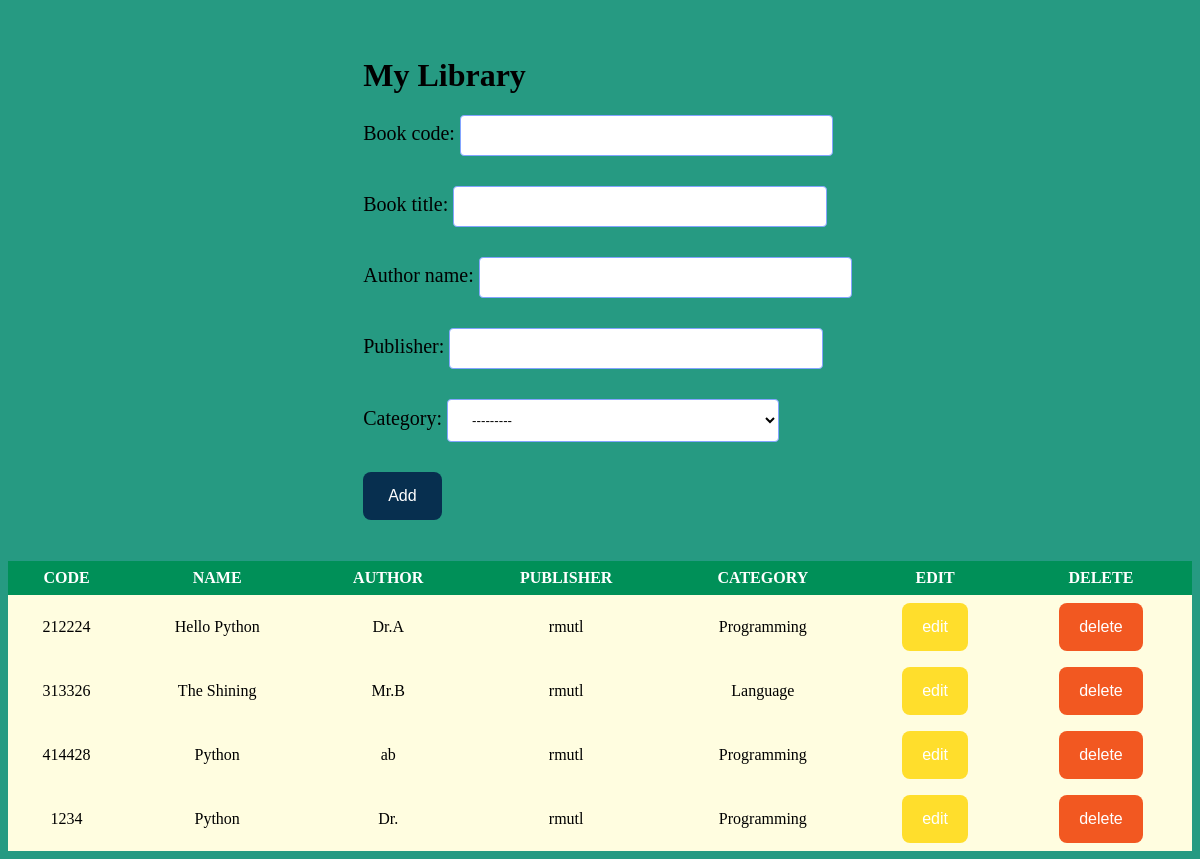
/home/, run on the app's committed database.
### book/models.py (models this page shows, shortened)
class Book(models.Model):
    book_code = models.CharField(max_length=10)
    book_title = models.CharField(max_length=500)
    author_name = models.CharField(max_length=255)
    publisher = models.CharField(max_length=255)
    category = models.ForeignKey(Category, on_delete=models.CASCADE)

class Category(models.Model):
    name = models.CharField(max_length=255)
    def __str__(self):
        return self.name

### book/views.py (the view)
# urls.py: 2. Add a URL to urlpatterns:  path('', views.home, name='home')
def home(request):
    book_list = Book.objects.all()
    form = TestForm()
    if request.method == 'POST':
        form = TestForm(request.POST)
        if form.is_valid():
            form.save()
        return redirect('/home/')
    return render(request, 'home.html', {'form1': form,'book_list': book_list})

### book/forms.py
class TestForm(forms.ModelForm):
    class Meta:
        model = Book
        fields = ('book_code','book_title', 'author_name', 'publisher', 'category')

### book/templates/home.html (shortened to what this page needs)
<!DOCTYPE html>
{% load staticfiles %}
<html lang="en" dir="ltr">
  <head>
    <link rel="stylesheet" href="{% static "style.css" %}">
  </head>
  {% block a %}
  <body style="background-color:#269a82">
    <h1 style="padding-top: 3%; padding-left: 30%">My Library</h1>
    <form method="post" style="font-size: 20px; padding-left: 30%">
      {{ form1.as_p }}
      <input type="submit" value="Add" id='button'><br><br>
    </form>
    <br>
    <table id="table">
      <th>CODE</th>
      <th>NAME</th>
      <th>AUTHOR</th>
      <th>PUBLISHER</th>
      <th>CATEGORY</th>
      <th>EDIT</th>
      <th>DELETE</th>
      {% for book in book_list %}
        <tr>
          <td>{{ book.book_code }}</td>
          <td>{{ book.book_title }}</td>
          <td>{{ book.author_name }}</td>
          <td>{{ book.publisher }}</td>
          <td>{{ book.category }}</td>
          <td><a href="{% url 'edit' pk=book.pk %}"><input type="submit" value="edit" id='button2'></a></td>
          <td><a href="{% url 'delete' pk=book.pk %}"><input type="submit" value="delete" id='button3'></a></td>
        </tr>
      {% empty %}
        <tr>
          <td colspan="7" class="text-center bg-warning">No book</td>
        </tr>
      {% endfor %}
    </table>
  </body>
</html>
{% endblock %}

### book/static/style.css (style rules this page uses)
#button2 { background-color: #ffde2c; border: none; color: white; padding: 15px 20px; text-align: center; text-decoration: none; display: inline-block; font-size: 16px; }
#button2 { border-radius: 8px; }
#button3 { background-color: #f25821; border: none; color: white; padding: 15px 20px; text-align: center; text-decoration: none; display: inline-block; font-size: 16px; }
#button3 { border-radius: 8px; }
table { background-color: #fffde0; color: white; border-collapse: collapse; width: 100%; }
th { background-color: #009058; padding: 8px; text-align: center; }
td { color: black; padding: 8px; text-align: center; }

### book/templates/home.html (style rules this page uses)
#button { background-color: #072f4f; border: none; color: white; padding: 15px 25px; text-align: center; text-decoration: none; display: inline-block; font-size: 16px; }
#button { border-radius: 8px; }
input[type="text"],select { width: 40%; padding: 12px 20px; display: inline-block; border: 1px solid rgb(131, 164, 255); border-radius: 4px; margin-bottom: 10px; background-color: white; }

### data on the page
Book: book_code "212224", book_title "Hello Python", author_name "Dr.A", publisher "rmutl", category "Programming"
Book: book_code "313326", book_title "The Shining", author_name "Mr.B", publisher "rmutl", category "Language"
Book: book_code "414428", book_title "Python", author_name "ab", publisher "rmutl", category "Programming"
Book: book_code "1234", book_title "Python", author_name "Dr.", publisher "rmutl", category "Programming"
